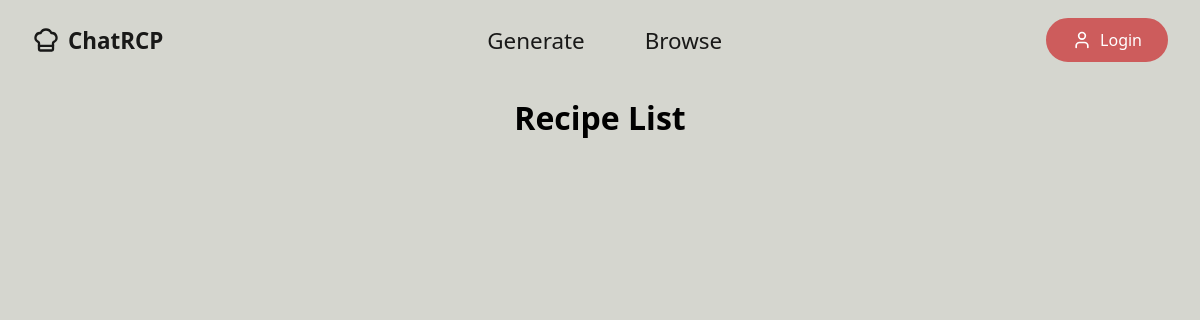
Page /recipes/ on the earlier database version.
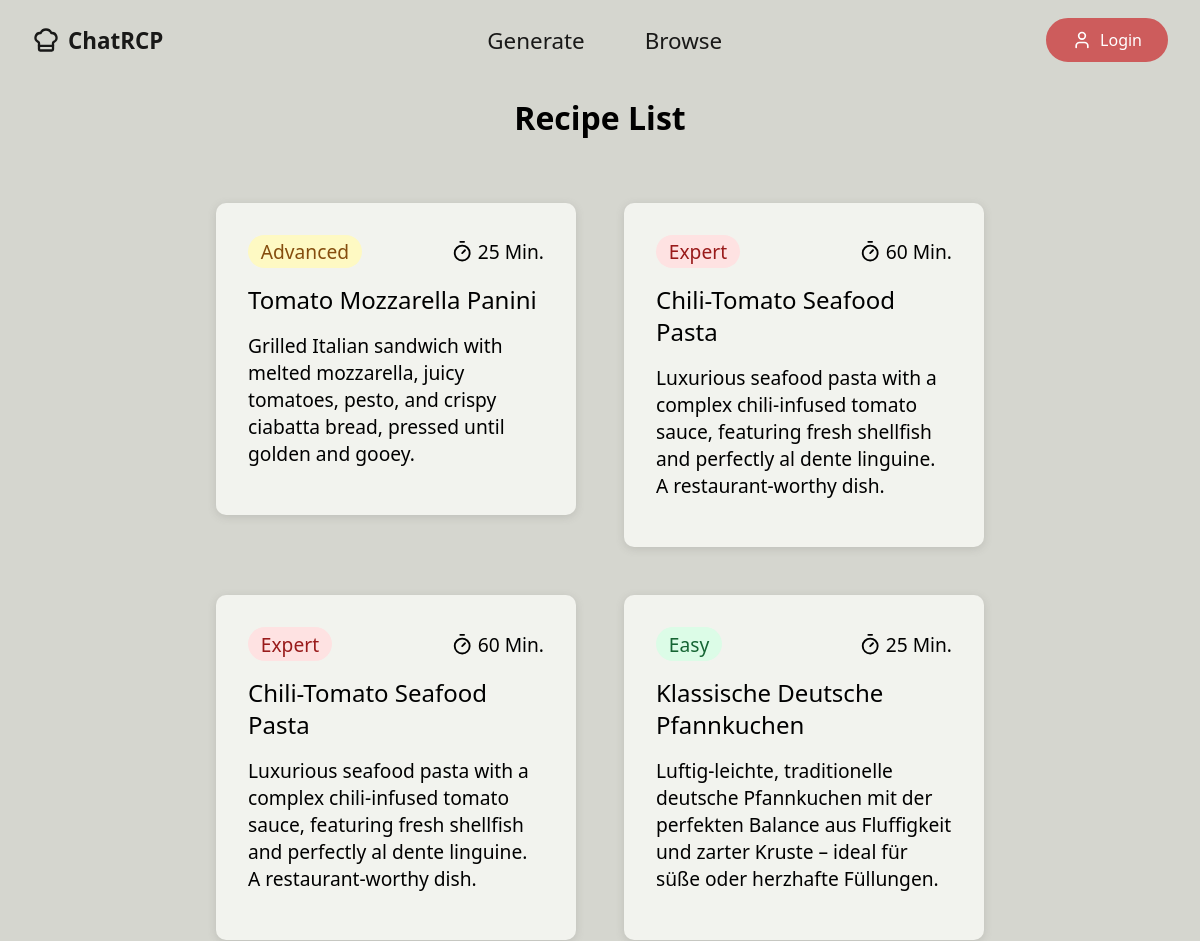
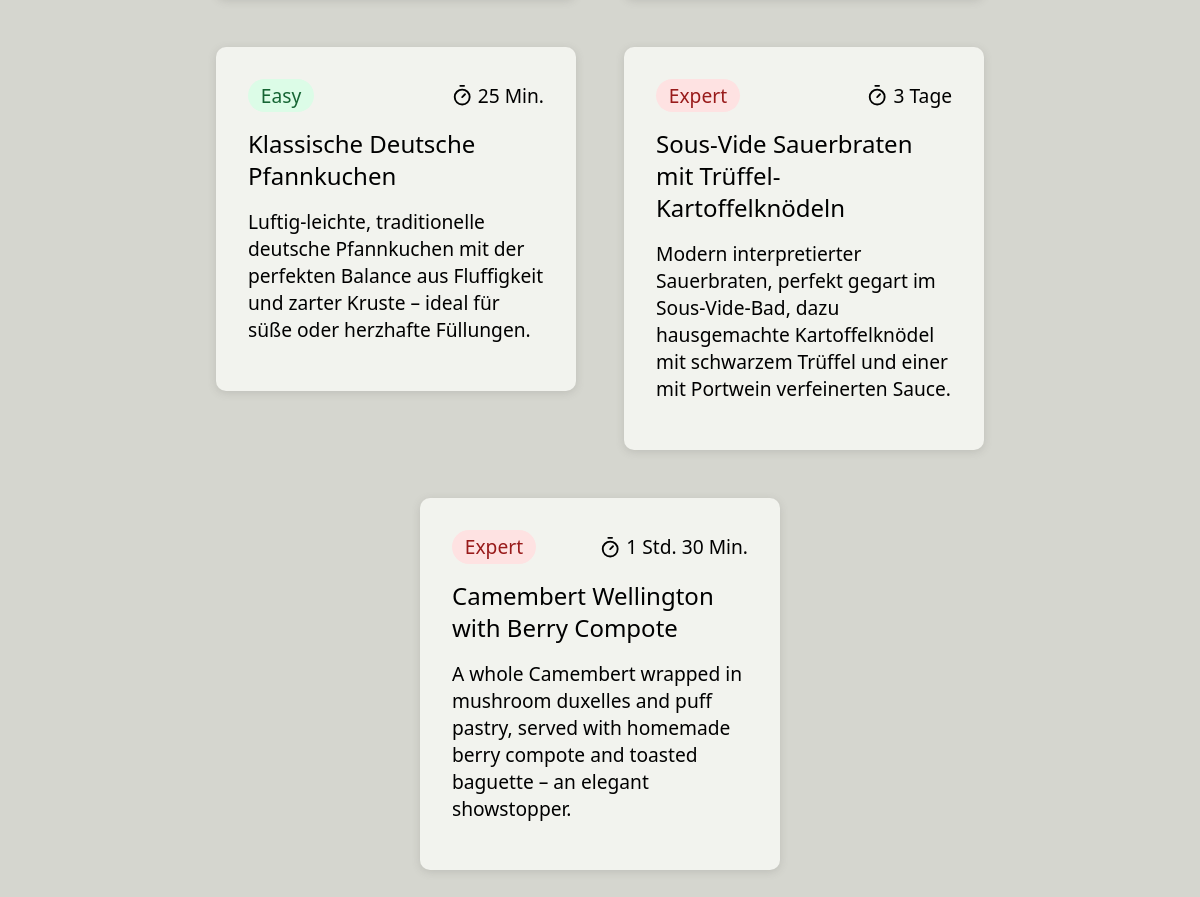
Same page on the later database version (2 pictures, top to bottom).
### recipes/models.py (models this page shows, shortened)
class Recipe(models.Model):
    class Difficulty(models.IntegerChoices):
        UNKNOWN = 0, 'Not Specified'
        BEGINNER = 1, 'Easy'
        ADVANCED = 2, 'Advanced'
        EXPERT = 3, 'Expert'
    class Spiciness(models.IntegerChoices):
        UNKNOWN = 0, 'Not Specified'
        NOT_SPICY = 1, 'Not Spicy'
        MILD = 2, 'Mild'
        MEDIUM = 3, 'Medium'
        HOT = 4, 'Hot'
    class Cost(models.IntegerChoices):
        UNKNOWN = 0, 'Not Specified'
        BUDGET = 1, 'Budget'
        MODERATE = 2, 'Moderate'
        MID_RANGE = 3, 'Mid-Range'
        PREMIUM = 4, 'Premium'
    title = models.CharField(max_length=255)
    description = models.TextField()
    difficulty = models.IntegerField(choices=Difficulty.choices, default=Difficulty.UNKNOWN)
    time_active = models.IntegerField()
    time_inactive = models.IntegerField()
    default_servings = models.IntegerField()
    storage = models.TextField()
    cuisine_types = models.ManyToManyField(CuisineType, related_name="recipes")
    cuisine_subtypes = models.ManyToManyField(CuisineSubtype, related_name="recipes")
    category = models.ForeignKey(RecipeCategory, on_delete=models.SET_NULL, related_name="recipes", null=True)
    diets = models.ManyToManyField(Diet, related_name="recipes")
    cooking_methods = models.ManyToManyField(CookingMethod, related_name="recipes")
    cost = models.IntegerField(choices=Cost.choices, default=Cost.UNKNOWN)
    spiciness = models.IntegerField(choices=Spiciness.choices, default=Spiciness.UNKNOWN)
    beverage_recommendation = models.ForeignKey(Beverage, on_delete=models.SET_NULL, null=True)
    hashtags = models.ManyToManyField(Hashtag, related_name="recipes")
    language = models.ForeignKey(Language, on_delete=models.SET_NULL, null=True)
    created_by = models.CharField(max_length=255, default="Claude")
    created_at = models.DateTimeField(auto_now_add=True)
    @property
    def time_total(self):
        return self.time_active + self.time_inactive
    class Meta:
        ordering = ['created_at']

### recipes/views.py (the view)
# urls.py: path('', views.recipe_list, name='list'),
def recipe_list(request):
    recipes = Recipe.objects.all()
    return render(request, 'recipes/list.html', {'recipes': recipes})

### recipes/templatetags/number_converter.py (called while the page is built)
@register.filter
def time_converter(value):
    if value > 60:
        hrs = value // 60
        mins = value % 60
        if hrs > 24:
            days = hrs // 24
            hrs = hrs % 24
            if hrs > 0:
                if mins > 0:
                    return f"{days} Tage {hrs} Std. {mins} Min."
                else:
                    return f"{days} Tage {hrs} Std."
            else:
                return f"{days} Tage"
        else:
            if mins > 0:
                return f"{hrs} Std. {mins} Min."
            else:
                return f"{hrs} Std."
    else:
        return f"{value} Min."

### recipes/templates/recipes/list.html (shortened to what this page needs)
{% extends "./layout.html" %}
{% load static %}
{% load number_converter %}
{% block main-content %}
<div class="row-wrapper section-row" style="margin-top: 0;">
    <div class="row-content">
        <div class="widget">
            <span style="font-weight: 600; font-size: 2rem;">Recipe List</span>
        </div>
    </div>
</div>
<div class="row-wrapper section-row">
    <div class="row-content">
        {% for preview in recipes %}
        <a href="{% url 'recipes:detail' pk=preview.id %}" class="preview-card-form">
            <button>
                <div class="widget card">
                    <div class="card-recipe-container">
                        <div class="recipe-properties-container">
                            <div class="recipe-difficulty recipe-difficulty-{{ preview.difficulty }}">{{ preview.get_difficulty_display }}</div>
                            <div class="recipe-time">
                                {{ preview.time_total|time_converter}}
                            </div>
                        </div>
                        <div class="title">{{ preview.title }}</div>
                        <div class="description">{{ preview.description }}</div>
                    </div>
                </div>
            </button>
        </a>
        {% endfor %}
    </div>
</div>
{% endblock main-content %}

### recipes/templates/recipes/layout.html (shortened to what this page needs)
{% load static %}
<!DOCTYPE html>
<html lang="en">
<head>
    <link rel="stylesheet" href="{% static 'recipes/css/styles.css' %}">
</head>
<body>
    <header>
        <nav class="navbar">
            <a class="navbar-logo" href="{% url 'recipes:home' %}">
                ChatRCP
            </a>
            <div class="navbar-list">
                <div class="navlink">
                    <a href="{% url 'recipes:generate' %}">Generate</a>
                </div>
                <div class="navlink">
                    <a href="{% url 'recipes:list' %}">Browse</a>
                </div>
            </div>
            <div>
                <button id="login-button" class="btn login-btn"><svg xmlns="http://www.w3.org/2000/svg" width="24" height="24" viewBox="0 0 24 24" fill="none" stroke="currentColor" stroke-width="2" stroke-linecap="round" stroke-linejoin="round" class="lucide lucide-user"><path d="M19 21v-2a4 4 0 0 0-4-4H9a4 4 0 0 0-4 4v2"/><circle cx="12" cy="7" r="4"/></svg>Login</button>
            </div>
        </nav>
    </header>
    <main>
         {% block main-content %}
         {% endblock main-content %}
    </main>
</body>
</html>

### recipes/static/recipes/css/styles.css (style rules this page uses)
* { margin: 0; padding: 0; box-sizing: border-box; text-decoration: none; }
:root { --navbar-height: 5rem; --navbar-bg: none; --navbar-shadow: none; --text-color: #333; --text-color-2: rgb(67, 67, 67); --text-color-highlight-1: black; --text-color-highlight-2: rgb(255, 64, 0); --transition-speed: 0.3s; --max-width: 1400px; --content-padding: 1rem 2rem; --content-padding-mobile: 0.5rem 1rem; --main-spacing: 2rem; --main-bg: none; }
body { font-family: system-ui, -apple-system, BlinkMacSystemFont, 'Segoe UI', Roboto, Oxygen, Ubuntu, Cantarell, 'Open Sans', 'Helvetica Neue', sans-serif; min-height: 100vh; background-color: #d5d6cf; }
a, button { all: unset; cursor: pointer; }
.navbar { height: var(--navbar-height); background: var(--navbar-bg); transition: all var(--transition-speed) ease; z-index: 1000; display: flex; align-items: center; justify-content: space-between; padding: 0 2rem; font-size: 1.4rem; box-shadow: var(--navbar-shadow); }
.navbar-logo { color: #191918; font-size: 1.4rem; font-weight: 600; display: inline-flex; align-items: center; justify-content: center; gap: 0.5rem; }
.navlink { color: #191918;; }
.navbar-list { display: inline-flex; gap: clamp(1rem, 5vw, 5rem); list-style: none; font-weight: 500; }
main { display: flex; flex-direction: column; align-items: center; min-height: 80vh; width: 100%; max-width: var(--max-width); margin: 0 auto; padding: var(--content-padding); background: var(--main-bg); }
.btn { display: inline-flex; align-items: center; justify-content: center; gap: 0.5rem; padding: 0.5rem 1.5rem; border-radius: 999px; min-height: 1.5rem; font-size: 1rem; font-weight: 500; line-height: 1; transition: all 0.2s ease; }
.login-btn { background-color: indianred; color: white; border: solid 2px indianred; transition: all var(--transition-speed) ease; }
.btn svg { width: 1.25em; height: 1.25em; }
.navbar-logo svg { width: 1.25em; height: 1.25em; }
.row-wrapper { display: block; background-color: none; padding: 0; width: 100%; }
.section-row { margin-top: 2rem; margin-bottom: 2rem; }
.row-content { display: flex; flex-wrap: wrap; justify-content: center; gap: 3rem 3rem; }
.widget { background-color: none; }
.card { border-radius: 10px; height: auto; width: 360px; color: var(--text-color-highlight-1); display: inline-flex; align-items: center; justify-content: left; flex-direction: column; padding: 1.5rem; background-color: #F2F3EE; box-shadow: rgba(102, 101, 95, 0.2) 0px 2px 8px 0px; }
.card-recipe-container { width: auto; display: block; border-radius: 10px; border: solid 0px var(--text-color-highlight-1); color: var(--text-color-highlight-1); padding: 0.5rem; }
.recipe-properties-container { display: flex; justify-content: space-between; align-items: center; gap: 1rem; margin-bottom: 1rem; }
.recipe-time, .recipe-servings { font-size: 1.2rem; display: inline-flex; justify-content: center; align-items: center; }
.recipe-time svg { width: 1.4rem; height: 1.4rem; margin-right: 0.3rem; }
.recipe-difficulty { font-size: 1.2rem; display: inline-flex; justify-content: center; align-items: center; border-radius: 999px; padding: 0.2rem 0.8rem; }
.recipe-difficulty-1 { background-color: rgb(220 252 231); color: rgb(22 101 52); }
.recipe-difficulty-2 { background-color: rgb(254 249 195); color: rgb(133 77 14); }
.recipe-difficulty-3 { background-color: rgb(254 226 226);; color: rgb(153 27 27); }
.title { font-size: 1.5rem; line-height: 2rem; font-weight: 400; margin-bottom: 1rem; }
.description { font-size: 1.2rem; font-weight: 300; margin-bottom: 1rem; }

Differences in the rows shown:
added Recipe: difficulty "Advanced", time_total "25 Min.", title "Tomato Mozzarella Panini", description "Grilled Italian sandwich with melted mozzarella, juicy tomatoes, pesto, and crispy ciabatta bread, pressed until golden and gooey."
added Recipe: difficulty "Expert", time_total "60 Min.", title "Chili-Tomato Seafood Pasta", description "Luxurious seafood pasta with a complex chili-infused tomato sauce, featuring fresh shellfish and perfectly al dente linguine. A restaurant-worthy dish."
added Recipe: difficulty "Expert", time_total "60 Min.", title "Chili-Tomato Seafood Pasta", description "Luxurious seafood pasta with a complex chili-infused tomato sauce, featuring fresh shellfish and perfectly al dente linguine. A restaurant-worthy dish."
added Recipe: difficulty "Easy", time_total "25 Min.", title "Klassische Deutsche Pfannkuchen", description "Luftig-leichte, traditionelle deutsche Pfannkuchen mit der perfekten Balance aus Fluffigkeit und zarter Kruste – ideal für süße oder herzhafte Füllungen."
added Recipe: difficulty "Easy", time_total "25 Min.", title "Klassische Deutsche Pfannkuchen", description "Luftig-leichte, traditionelle deutsche Pfannkuchen mit der perfekten Balance aus Fluffigkeit und zarter Kruste – ideal für süße oder herzhafte Füllungen."
added Recipe: difficulty "Expert", time_total "3 Tage", title "Sous-Vide Sauerbraten mit Trüffel-Kartoffelknödeln", description "Modern interpretierter Sauerbraten, perfekt gegart im Sous-Vide-Bad, dazu hausgemachte Kartoffelknödel mit schwarzem Trüffel und einer mit Portwein verfeinerten Sauce."
added Recipe: difficulty "Expert", time_total "1 Std. 30 Min.", title "Camembert Wellington with Berry Compote", description "A whole Camembert wrapped in mushroom duxelles and puff pastry, served with homemade berry compote and toasted baguette – an elegant showstopper."
